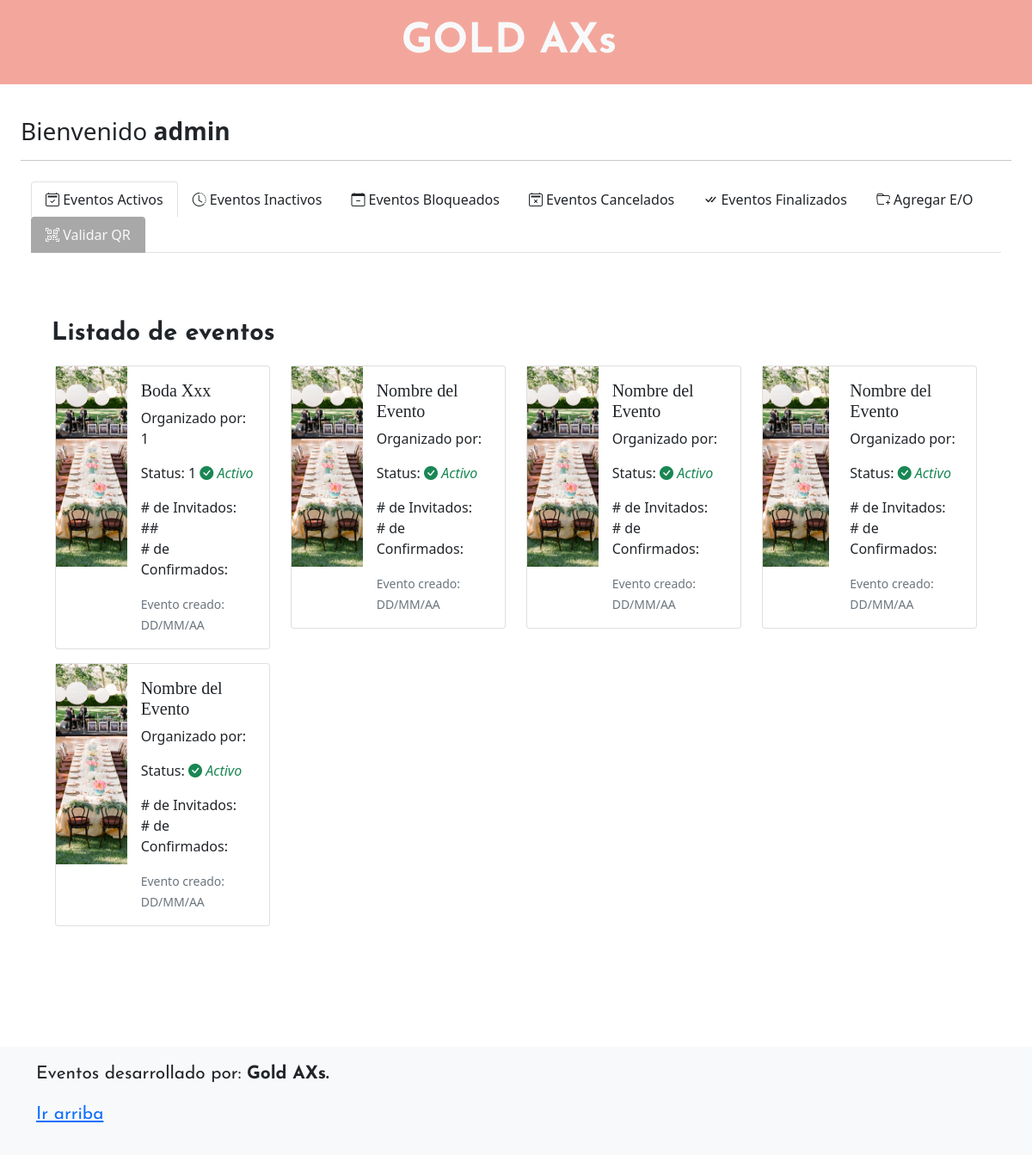
Screenshot of /index.php (signed in) with the database file from the repository.
### tables this page shows
CREATE TABLE `eventos` (
  `id` int(11) NOT NULL,
  `nombre_e` varchar(50) NOT NULL,
  `tipo_e` varchar(20) NOT NULL,
  `status` varchar(10) NOT NULL,
  `fecha_e` date NOT NULL,
  `id_organizador` int(11) NOT NULL
);

### prcd/query/qwery_eventos.php (called while the page is built)
<?php
$sqlEvent = "SELECT * FROM eventos WHERE id_organizador='$id' AND status = 1";
$sqlResultEvent = $conn->query($sqlEvent);

### index.php (the view, shortened to what this page needs)
<?php
    $id = $_SESSION['id'];
    $nombre = $_SESSION['nombre'];
    include('prcd/qconn/qc.php');
?>
<!doctype html>
<html lang="es">
<head>
    <link rel="stylesheet" href="https://cdn.jsdelivr.net/npm/bootstrap-icons@1.8.1/font/bootstrap-icons.css">
    <link href="../assets/dist/css/bootstrap.min.css" rel="stylesheet">
    <link href="blog.css" rel="stylesheet">
    <link href="navbar-top-fixed.css" rel="stylesheet">
</head>
<nav class="navscroll navbar navbar-expand-md fixed-top" style="background-color:#f3a79c">
    <div class="container-fluid justify-content-center">
        <a class="navbar-brand text-light" style="font-size:3rem; font-family: 'Josefin Sans', sans-serif;" href="#"><strong>GOLD AXs </strong></a>
    </div>
</nav>
<body class="d-flex flex-column min-vh-100 mt-3">
    <main class="container-fluid w-100 mt-5 mb-5">
        <div class="container-fluid w-100 mb-3">
            <p class="h3">Bienvenido <strong><?php echo $nombre ?></strong></p>
            <hr>
            <nav class="navbar navbar-expand-md">
                <div class="container-fluid justify-content-center">
                    <div class="collapse navbar-collapse" id="navbarNav">
                        <ul class="nav nav-tabs">
                            <li class="nav-item">
                                <a class="nav-link text-dark active" aria-current="page" href="index.php"><i class="bi bi-calendar2-check"></i> Eventos Activos</a>
                            </li>
                            <li class="nav-item">
                                <a class="nav-link text-dark" href="e-inactivos.php"><i class="bi bi-clock-history"></i> Eventos Inactivos</a>
                            </li>
                            <li class="nav-item">
                                <a class="nav-link text-dark" href="e-bloqueados.php"><i class="bi bi-calendar-minus"></i> Eventos Bloqueados</a>
                            </li>
                            <li class="nav-item">
                                <a class="nav-link text-dark" href="e-cancelados.php"><i class="bi bi-calendar2-x"></i> Eventos Cancelados</a>
                            </li>
                            <li class="nav-item">
                                <a class="nav-link text-dark" href="e-finalizados.php"><i class="bi bi-check-all"></i> Eventos Finalizados</a>
                            </li>
                            <li class="nav-item">
                                <a class="nav-link text-dark" href="addnew.php"><i class="bi bi-folder-plus"></i> Agregar E/O</a>
                            </li>
                            <li class="nav-item">
                                <a href="qrvalidar.php" class="nav-link text-light" style="background-color: #A8A8A8"><i class="bi bi-qr-code-scan"></i> Validar QR</a>
                            </li>
                        </ul>
                    </div>
                </div>
            </nav>
        </div>
        <div class="p-4 p-md-5 mb-4 text-dark rounded">
            <div class="col-sm-6 px-0">
                <a style="font-size: 1.8rem; font-family: 'Josefin Sans', sans-serif;"><strong>Listado de
                        eventos</strong></a>
            </div>
            <div class="container-fluid rounded-3 p-1 mt-2">
                <div class="mt-1">
                    <div class="row">
                        <?php
                        include('prcd/query/qwery_eventos.php');
                        while ($rowSqlEvent = $sqlResultEvent->fetch_assoc()){
                            echo'
                            <div class="col-sm-3">
                                <a href="home_events.html" class="text-dark" style="text-decoration: none;">
                                <div class="card mb-3" style="max-width: 540px;">
                                    <div class="row g-0">
                                        <div class="col-sm-4">
                                            <img src="img/evento.png" style="width: 100%; height: 233px; object-fit: cover; object-position:center; background-repeat: no-repeat;" alt="...">
                                        </div>
                                        <div class="col-sm-8">
                                            <div class="card-body">
                                                <h5 class="card-title">'.$rowSqlEvent['nombre_e'].'</h5>
                                                <p>Organizado por: '.$rowSqlEvent['id_organizador'].'</p>
                                                <p class="card-text">Status: '.$rowSqlEvent['status'].' <i class="bi bi-check-circle-fill text-success"> Activo</i></p>
                                                <p class="card-text mt-0"># de Invitados: ## <br># de Confirmados:</p>
                                                <p class="card-text"><small class="text-muted">Evento creado: DD/MM/AA</small></p>
                                            </div>
                                        </div>
                                    </div>
                                </div>
                                </a>
                            </div>';
                        }
                        ?>
                        <div class="col-sm-3">
                            <a href="home_events.html" class="text-dark" style="text-decoration: none;">
                            <div class="card mb-3" style="max-width: 540px;">
                                <div class="row g-0">
                                    <div class="col-sm-4">
                                        <img src="img/evento.png" style="width: 100%; height: 233px; object-fit: cover; object-position:center; background-repeat: no-repeat;" alt="...">
                                    </div>
                                    <div class="col-sm-8">
                                        <div class="card-body">
                                            <h5 class="card-title">Nombre del Evento</h5>
                                            <p>Organizado por:</p>
                                            <p class="card-text">Status: <i class="bi bi-check-circle-fill text-success"> Activo</i></p>
                                            <p class="card-text mt-0"># de Invitados: <br># de Confirmados:</p>
                                            <p class="card-text"><small class="text-muted">Evento creado: DD/MM/AA</small></p>
                                        </div>
                                    </div>
                                </div>
                            </div>
                            </a>
                        </div>
                        <div class="col-sm-3">
                            <div class="card mb-3" style="max-width: 540px;">
                                <div class="row g-0">
                                    <div class="col-sm-4">
                                        <img src="img/evento.png" style="width: 100%; height: 233px; object-fit: cover; object-position:center; background-repeat: no-repeat;" alt="...">
                                    </div>
                                    <div class="col-sm-8">
                                        <div class="card-body">
                                        <h5 class="card-title">Nombre del Evento</h5>
                                            <p>Organizado por:</p>
                                            <p class="card-text">Status: <i class="bi bi-check-circle-fill text-success"> Activo</i></p>
                                            <p class="card-text mt-0"># de Invitados: <br># de Confirmados:</p>
                                            <p class="card-text"><small class="text-muted">Evento creado: DD/MM/AA</small></p>
                                        </div>
                                    </div>
                                </div>
                            </div>
                        </div>
                        <div class="col-sm-3">
                            <div class="card mb-3" style="max-width: 540px;">
                                <div class="row g-2">
                                    <div class="col-sm-4 ">
                                        <img src="img/evento.png" style="width: 100%; height: 233px; object-fit: cover; object-position:center; background-repeat: no-repeat;" alt="...">
                                    </div>
                                    <div class="col-sm-8">
                                        <div class="card-body">
                                        <h5 class="card-title">Nombre del Evento</h5>
                                            <p>Organizado por:</p>
                                            <p class="card-text">Status: <i class="bi bi-check-circle-fill text-success"> Activo</i></p>
                                            <p class="card-text mt-0"># de Invitados: <br># de Confirmados:</p>
                                            <p class="card-text"><small class="text-muted">Evento creado: DD/MM/AA</small></p>
                                        </div>
                                    </div>
                                </div>
                            </div>
                        </div>
                        <div class="col-sm-3">
                            <div class="card mb-3" style="max-width: 540px;">
                                <div class="row g-0">
                                    <div class="col-sm-4">
                                        <img src="img/evento.png" style="width: 100%; height: 233px; object-fit: cover; object-position:center; background-repeat: no-repeat;" alt="...">
                                    </div>
                                    <div class="col-sm-8">
                                        <div class="card-body">
                                        <h5 class="card-title">Nombre del Evento</h5>
                                            <p>Organizado por:</p>
                                            <p class="card-text">Status: <i class="bi bi-check-circle-fill text-success"> Activo</i></p>
                                            <p class="card-text mt-0"># de Invitados: <br># de Confirmados:</p>
                                            <p class="card-text"><small class="text-muted">Evento creado: DD/MM/AA</small></p>
                                        </div>
                                    </div>
                                </div>
                            </div>
                        </div>
                    </div>
                </div>
            </div>
        </div>
    </main>
    <footer class="footer mt-auto py-3 bg-light"
        style="font-size:1.3rem; font-family: 'Josefin Sans', sans-serif;">
        <div class="container">
            <p>Eventos desarrollado por: <strong>Gold AXs.</strong>
            </p>
            <p>
                <a href="#">Ir arriba</a>
            </p>
        </div>
    </footer>
</body>
</html>

### blog.css (style rules this page uses)
h1, h2, h3, h4, h5, h6 { font-family: "Playfair Display", Georgia, "Times New Roman", serif; }

### navbar-top-fixed.css (style rules this page uses)
body { min-height: 75rem; padding-top: 4.5rem; }

### index.php (style rules this page uses)
.navbar-brand { color: #7B8DAB; }
.navscroll { background-color: rgba(0, 0, 0, 0.9); color: yellow; transition: background-color 500ms, color 500ms; text-decoration: none; }

### rows the page displays
eventos: nombre_e "Boda Xxx", id_organizador "1", status "1"

### other values shown
$nombre "admin"
